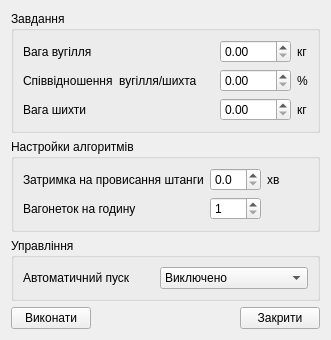
<?xml version="1.0" encoding="UTF-8"?>
<ui version="4.0">
 <class>SetupGpi4</class>
 <widget class="QWidget" name="SetupGpi4">
  <property name="geometry">
   <rect>
    <x>0</x>
    <y>0</y>
    <width>331</width>
    <height>274</height>
   </rect>
  </property>
  <property name="windowTitle">
   <string>Управління</string>
  </property>
  <layout class="QGridLayout" name="gridLayout">
   <item row="4" column="1">
    <spacer name="horizontalSpacer">
     <property name="orientation">
      <enum>Qt::Horizontal</enum>
     </property>
     <property name="sizeHint" stdset="0">
      <size>
       <width>559</width>
       <height>20</height>
      </size>
     </property>
    </spacer>
   </item>
   <item row="3" column="1" colspan="3">
    <spacer name="verticalSpacer">
     <property name="orientation">
      <enum>Qt::Vertical</enum>
     </property>
     <property name="sizeHint" stdset="0">
      <size>
       <width>20</width>
       <height>40</height>
      </size>
     </property>
    </spacer>
   </item>
   <item row="4" column="2" colspan="2">
    <widget class="QPushButton" name="Close">
     <property name="text">
      <string>Закрити</string>
     </property>
    </widget>
   </item>
   <item row="4" column="0">
    <widget class="QPushButton" name="bnOk">
     <property name="text">
      <string>Виконати</string>
     </property>
    </widget>
   </item>
   <item row="2" column="0" colspan="4">
    <widget class="QGroupBox" name="groupBox">
     <property name="title">
      <string>Управління</string>
     </property>
     <layout class="QGridLayout" name="gridLayout_2">
      <item row="0" column="0">
       <widget class="QLabel" name="label">
        <property name="text">
         <string>Автоматичний пуск</string>
        </property>
       </widget>
      </item>
      <item row="0" column="1">
       <widget class="QComboBox" name="zdMode">
        <item>
         <property name="text">
          <string>Виключено</string>
         </property>
        </item>
        <item>
         <property name="text">
          <string>Один цикл</string>
         </property>
        </item>
        <item>
         <property name="text">
          <string>По штанзі</string>
         </property>
        </item>
        <item>
         <property name="text">
          <string>Періодична загрузка</string>
         </property>
        </item>
       </widget>
      </item>
     </layout>
    </widget>
   </item>
   <item row="1" column="0" colspan="4">
    <widget class="QGroupBox" name="groupBox_2">
     <property name="title">
      <string>Настройки алгоритмів</string>
     </property>
     <layout class="QGridLayout" name="gridLayout_3">
      <item row="0" column="0">
       <widget class="QLabel" name="label_2">
        <property name="text">
         <string>Затримка на провисання штанги</string>
        </property>
       </widget>
      </item>
      <item row="0" column="1">
       <widget class="QDoubleSpinBox" name="zdTProbeWait">
        <property name="keyboardTracking">
         <bool>false</bool>
        </property>
        <property name="decimals">
         <number>1</number>
        </property>
        <property name="maximum">
         <double>60.000000000000000</double>
        </property>
       </widget>
      </item>
      <item row="1" column="0">
       <widget class="QLabel" name="label_3">
        <property name="text">
         <string>Вагонеток на годину</string>
        </property>
       </widget>
      </item>
      <item row="0" column="2">
       <widget class="QLabel" name="label_17">
        <property name="text">
         <string>хв</string>
        </property>
       </widget>
      </item>
      <item row="1" column="1">
       <widget class="QSpinBox" name="nomLoad">
        <property name="minimum">
         <number>1</number>
        </property>
        <property name="maximum">
         <number>10</number>
        </property>
       </widget>
      </item>
     </layout>
    </widget>
   </item>
   <item row="0" column="0" colspan="4">
    <widget class="QGroupBox" name="groupBox_6">
     <property name="title">
      <string>Завдання</string>
     </property>
     <layout class="QGridLayout" name="gridLayout_7">
      <item row="2" column="1">
       <widget class="QDoubleSpinBox" name="zdGst">
        <property name="keyboardTracking">
         <bool>false</bool>
        </property>
        <property name="maximum">
         <double>1000.000000000000000</double>
        </property>
       </widget>
      </item>
      <item row="2" column="2">
       <widget class="QLabel" name="label_16">
        <property name="text">
         <string>кг</string>
        </property>
       </widget>
      </item>
      <item row="0" column="2">
       <widget class="QLabel" name="label_42">
        <property name="text">
         <string>кг</string>
        </property>
       </widget>
      </item>
      <item row="0" column="0">
       <widget class="QLabel" name="label_15">
        <property name="sizePolicy">
         <sizepolicy hsizetype="Expanding" vsizetype="Preferred">
          <horstretch>0</horstretch>
          <verstretch>0</verstretch>
         </sizepolicy>
        </property>
        <property name="text">
         <string>Вага вугілля</string>
        </property>
       </widget>
      </item>
      <item row="0" column="1">
       <widget class="QDoubleSpinBox" name="zdGcl">
        <property name="keyboardTracking">
         <bool>false</bool>
        </property>
        <property name="maximum">
         <double>1000.000000000000000</double>
        </property>
       </widget>
      </item>
      <item row="2" column="0">
       <widget class="QLabel" name="label_38">
        <property name="sizePolicy">
         <sizepolicy hsizetype="Expanding" vsizetype="Preferred">
          <horstretch>0</horstretch>
          <verstretch>0</verstretch>
         </sizepolicy>
        </property>
        <property name="text">
         <string>Вага шихти</string>
        </property>
       </widget>
      </item>
      <item row="1" column="1">
       <widget class="QDoubleSpinBox" name="pGclst">
        <property name="keyboardTracking">
         <bool>false</bool>
        </property>
        <property name="maximum">
         <double>1000.000000000000000</double>
        </property>
       </widget>
      </item>
      <item row="1" column="0">
       <widget class="QLabel" name="label_39">
        <property name="sizePolicy">
         <sizepolicy hsizetype="Expanding" vsizetype="Preferred">
          <horstretch>0</horstretch>
          <verstretch>0</verstretch>
         </sizepolicy>
        </property>
        <property name="text">
         <string>Співвідношення  вугілля/шихта</string>
        </property>
       </widget>
      </item>
      <item row="1" column="2">
       <widget class="QLabel" name="label_43">
        <property name="text">
         <string>%</string>
        </property>
       </widget>
      </item>
     </layout>
    </widget>
   </item>
  </layout>
 </widget>
 <tabstops>
  <tabstop>zdGcl</tabstop>
  <tabstop>pGclst</tabstop>
  <tabstop>zdGst</tabstop>
  <tabstop>zdTProbeWait</tabstop>
  <tabstop>zdMode</tabstop>
  <tabstop>bnOk</tabstop>
  <tabstop>Close</tabstop>
 </tabstops>
 <resources/>
 <connections/>
</ui>
